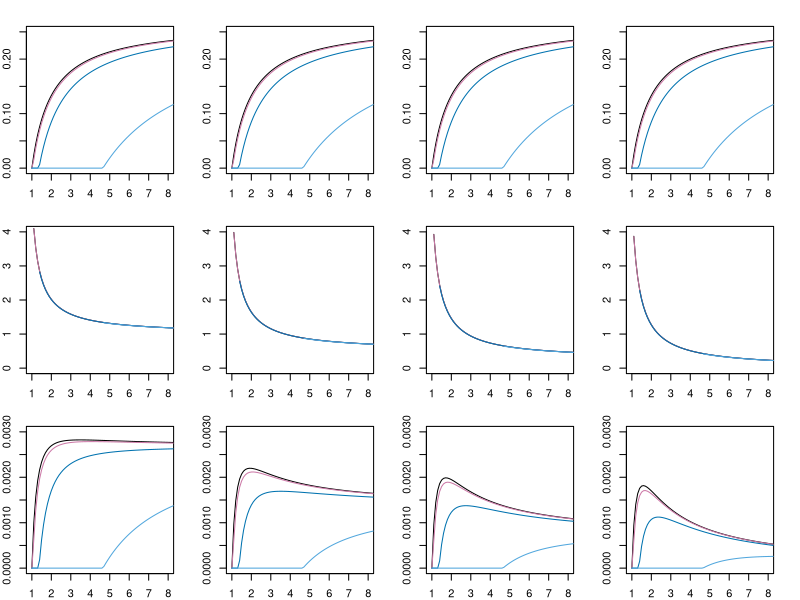
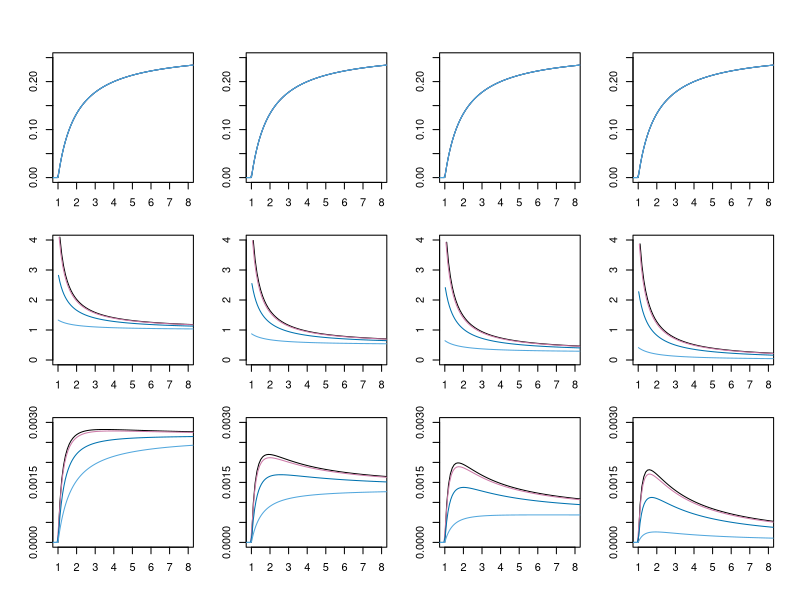

These figures' R source, in order: (Note: this script raises an error after producing the figures.)
ODE_SIRS_prop_vacc_v3 <- function(Time, State, Pars){
  # This function simulate the time course of the mathematical model (see Fig. 1C and supplementary methods) for given parameters:
  # Ntot: total number of the population
  # beta.param: infectious rate
  # gamma.param: recovery rate
  # omega_RL: waining rate of the infection-preventing immunity (R -> S_L)
  # omega_LH: waining rate of the severity-reducing immunity (S_L -> S_H)
  # v: daily vaccination rate among susceptible populations.
  # h_S: probability of experiencing severe disases when an individual from S_H get infected.
  # l_S: probability of experiencing severe disases when an individual from S_L get infected. 
  # Because of the severity-reducing immunity of S_L population, l_S < h_S.
  
  with(as.list(c(State, Pars)), {
    dS_H = -v * S_H - beta.param * S_H * (I_M + I_S) / Ntot + omega_LH * S_L
    dS_L = -v * S_L - beta.param * S_L * (I_M + I_S) / Ntot - omega_LH * S_L + omega_RL * R
    dI_M = beta.param / Ntot * (I_M + I_S) * ((1-h_S)*S_H + (1-l_S)*S_L) - gamma.param * I_M
    dI_S = beta.param / Ntot * (I_M + I_S) * (h_S*S_H + l_S*S_L) - gamma.param * I_S
    dR = v * (S_H + S_L) + gamma.param * (I_M + I_S) - omega_RL * R
    return(list(c(dS_H, dS_L, dI_M, dI_S, dR)))
  })
}

SS_SIRS_prop_vacc_v3 <- function(Ntot, beta.param, gamma.param, omega_RL, omega_LH, v, h_S, l_S){
  # This function calculate the steady-state values of the mathematical model (see Fig. 1C and supplementary methods) for given parameters:
  # Ntot: total number of the population
  # beta.param: infectious rate
  # gamma.param: recovery rate
  # omega_RL: waining rate of the infection-preventing immunity (R -> S_L)
  # omega_LH: waining rate of the severity-reducing immunity (S_L -> S_H)
  # v: daily vaccination rate among susceptible populations.
  # h_S: probability of experiencing severe disases when an individual from S_H get infected.
  # l_S: probability of experiencing severe disases when an individual from S_L get infected. 
  # Because of the severity-reducing immunity of S_L population, l_S < h_S.
  
  if(gamma.param/beta.param < omega_RL/(omega_RL+v)){
    Stot_inf = gamma.param/beta.param * Ntot
    Itot_inf = 1/(beta.param*(omega_RL + gamma.param)) * (omega_RL*beta.param - omega_RL*gamma.param - v * gamma.param) * Ntot
    R_inf = Ntot - Stot_inf - Itot_inf
    S_L_inf = omega_RL * R_inf/(v + omega_LH + beta.param * Itot_inf / Ntot)
    S_H_inf = Stot_inf - S_L_inf
    I_S_inf = beta.param * Itot_inf / (Ntot *gamma.param) *((h_S*S_H_inf + l_S*S_L_inf))
    I_M_inf = beta.param * Itot_inf / (Ntot *gamma.param) *(((1-h_S)*S_H_inf + (1-l_S)*S_L_inf))
  }else{
    Stot_inf = gamma.param/beta.param * Ntot
    Itot_inf = 0
    R_inf = Ntot - Stot_inf - Itot_inf
    S_L_inf = omega_RL * R_inf/(v + omega_LH)
    S_H_inf = Stot_inf - S_L_inf
    I_S_inf = 0
    I_M_inf = 0
  }
  return(list(S_H_inf = S_H_inf, S_L_inf=S_L_inf, I_S_inf=I_S_inf, I_M_inf=I_M_inf, R_inf=R_inf))
}


# install.packages("deSolve") # Before the first execution of the code, the package for numerical ODE solver, 'deSolve', has to be installed once.
# library("deSolve") # When R session is newly open, deSolve package should be called. 

####### ===================== FIGURE production ======================== ######

#### FIG 2 (R0 and original parameter) and S2 (R0 and altered gamma, w1, and w2) ===========

S_H_init = 5*10^7
S_L_init = 0
I_M_init = 4750
I_S_init = 250
R_init = 0
yinit = c(S_H = S_H_init, S_L = S_L_init, I_M = I_M_init, I_S = I_S_init, R = R_init)

# for FIG 2
omega_RLtmp = 1/365 * 1
omega_LHtmp = 1/365 * 1/3 
gam = 1/10

betalist = seq(from = gam, by = 0.01, to = 16*gam)
vacc.rate.list0 = c(0, 0.0001, 0.001, 0.01)


# for FIG S2
# omega_RLtmp = 1/365 * 1/1.5
# omega_LHtmp = 1/365 * 1/6 
# gam = 1/4

par(mfrow = c(3, 4))
par(mar = c(2,2,2,2))
for(ii in 1:3){
  for(imm_efficacy in c(0.8,0.9,0.95,1)){
    
    ISlist = matrix(NA, nrow = length(betalist), ncol = length(vacc.rate.list0))
    h_S = 0.05
    l_S = h_S * (1-imm_efficacy)
    for(bbid in 1:length(betalist)){
      for(vacc.id in 1:length(vacc.rate.list0)){
        vacc = vacc.rate.list0[vacc.id]
        bb = betalist[bbid]
        out1 = SS_SIRS_prop_vacc_v3(sum(yinit), beta.param = bb, gamma.param = gam, omega_RL = omega_RLtmp, omega_LH = omega_LHtmp, v = vacc,
                                    h_S = h_S, l_S = l_S)
        if(ii == 1){
          # 1. Daily infection cases
          ylim.max = 0.25
          ISlist[bbid, vacc.id] = gam * (out1$I_M_inf + out1$I_S_inf) / sum(yinit) * 100
          
        }else if(ii == 2){
          # 2. ratio for progression of severe disease, i.e., I_S / (I_M + I_S)
          ylim.max = 4
          if((out1$I_M_inf + out1$I_S_inf) == 0){
            ISlist[bbid, vacc.id] = NA
          }else{
            ISlist[bbid, vacc.id] = out1$I_S_inf/(out1$I_M_inf + out1$I_S_inf) * 100
          }
        }else if(ii == 3){
          # 1. Daily severe cases
          ylim.max = 30*10^(-4)
          ISlist[bbid, vacc.id] = gam * out1$I_S_inf / sum(yinit) * 100
        }else{
          if (out1$S2_inf == 0){
            ISlist[bbid, vacc.id] = NA
          }else{
            ISlist[bbid, vacc.id] = out1$S_H_inf / out1$S_L_inf * 100
          }
        }
      }
    }
    
    plot(betalist / gam, ISlist[,1], type = "l", col = 1, 
         ylim = c(0, ylim.max), ylab = "", 
         # xlim = c(0, max(betalist / gam)), lwd = 2, cex.lab = 2)
         xlim = c(1, 8), lwd = 1, cex.lab = 2)#, log = "x" # , xaxt="n": remove xtick
    # axis(side=1, at=c(1,2,4,8,16))
    collist = matrix(c(0,0,0,
                       204,121,167,
                       0,114,175,
                       82,167,221,
                       0,158,115,
                       213,94,0)/255, ncol = 3, byrow=TRUE)
    for(colid in 2:length(vacc.rate.list0)){
      lines(betalist / gam, ISlist[,colid], col = rgb(collist[colid,1],collist[colid,2],collist[colid,3]), lwd = 1)
    }
  }
}

#### FIG S1 (Rv and original parameter) ===========

# for FIG S1
omega_RLtmp = 1/365 * 1
omega_LHtmp = 1/365 * 1/3 
gam = 1/10

par(mfrow = c(3, 4), mar = c(2,2,2,2), oma = c(2, 2, 2, 0))

for(ii in 1:3){
  for(imm_efficacy in c(0.8,0.9,0.95,1)){
    betalist = seq(from = gam, by = 0.01, to = 60*gam)
    ISlist = matrix(NA, nrow = length(betalist), ncol = length(vacc.rate.list0))
    h_S = 0.05
    l_S = h_S * (1-imm_efficacy)
    for(bbid in 1:length(betalist)){
      for(vacc.id in 1:length(vacc.rate.list0)){
        vacc = vacc.rate.list0[vacc.id]
        bb = betalist[bbid]
        out1 = SS_SIRS_prop_vacc_v3(sum(yinit), beta.param = bb, gamma.param = gam, omega_RL = omega_RLtmp, omega_LH = omega_LHtmp, v = vacc,
                                    h_S = h_S, l_S = l_S)
        if(ii == 1){
          # 1. Daily infection cases
          ylim.max = 0.25
          ISlist[bbid, vacc.id] = gam * (out1$I_M_inf + out1$I_S_inf) / sum(yinit) * 100
          
        }else if(ii == 2){
          # 2. ratio for progression of severe disease, i.e., I_S / (I_M + I_S)
          ylim.max = 4
          if((out1$I_M_inf + out1$I_S_inf) == 0){
            ISlist[bbid, vacc.id] = NA
          }else{
            ISlist[bbid, vacc.id] = out1$I_S_inf/(out1$I_M_inf + out1$I_S_inf) * 100
          }
        }else if(ii == 3){
          # 1. Daily severe cases
          ylim.max = 30*10^(-4)
          ISlist[bbid, vacc.id] = gam * out1$I_S_inf / sum(yinit) * 100
        }else{
          if (out1$S2_inf == 0){
            ISlist[bbid, vacc.id] = NA
          }else{
            ISlist[bbid, vacc.id] = out1$S_H_inf / out1$S_L_inf * 100
          }
        }
      }
    }
    
    plot(betalist / gam * (omega_RLtmp/(vacc.rate.list0[1] + omega_RLtmp)), ISlist[,1], type = "l", col = 1, 
         ylim = c(0, ylim.max), ylab = "", xlim = c(1, 8), lwd = 1, cex.lab = 2)
    collist = matrix(c(0,0,0,
                       204,121,167,
                       0,114,175,
                       82,167,221,
                       0,158,115,
                       213,94,0)/255, ncol = 3, byrow=TRUE)
    for(colid in 2:length(vacc.rate.list0)){
      lines(betalist / gam * (omega_RLtmp/(vacc.rate.list0[colid] + omega_RLtmp)), ISlist[,colid], col = rgb(collist[colid,1],collist[colid,2],collist[colid,3]), lwd = 1)
    }
  }
}
# mtext(text = "Basic reproduction number (R0)", cex = 1.5, side = 1, outer = TRUE)
# mtext(text = "Daily severe cases (%)", cex = 1, side = 2, adj = 0, outer = TRUE)
# mtext(text = "Severity rate (%)", cex = 1, side = 2, adj = 0.5, outer = TRUE)
# mtext(text = "Daily infection cases (%)", cex = 1, side = 2, adj = 1, outer = TRUE)

#### Figure for time course -- FIGURE 3 in the paper ==

# Time course of daily infection cases -- FIGURE 3A, 3D, S3 in the paper ==
par(mfrow = c(1,3))
gam = 1/10
vacc = 0.001
omega_RLparam = 1/365
omega_LHparam = 1/365 * 1/3
h_S = 0.05
l_S = 0.0025
times = seq(from = 0, to = 5000, by = 0.5)
betalist = c(seq(from = 0.16, by = 0.02, to = 0.3))
xlim_list = matrix(c(0, 2000, 
                     0, 2000, 
                     0, 2000), ncol = 2, byrow = TRUE)
ylim_list = matrix(c(0, 2.5, 
                     0, 1, 
                     0, 1), ncol = 2, byrow = TRUE)

for(imm_init_id in 1:3){
  imm_init = c(0.1, 0.5, 0.8)[imm_init_id]
  yinit_trans_v2 = c(S_H = (1-imm_init)*5*10^7, S_L = 0, I_M = 4750, I_S = 250, R = imm_init*5*10^7)

  Imat = matrix(NA, nrow = length(times), ncol = length(betalist))
  
  for(bid in 1:length(betalist)){
    bb = betalist[bid]
    pars_trans_v2 = c(beta.param = bb, gamma.param = gam, omega_RL = omega_RLparam, 
                      omega_LH = omega_LHparam, v = vacc, h_S, l_S, Ntot = sum(yinit_trans_v2))
    out_trans = as.data.frame(ode(yinit_trans_v2, times, ODE_SIRS_prop_vacc_v3, pars_trans_v2))
    Imat[, bid] = gam *(out_trans$I_M + out_trans$I_S)/sum(yinit_trans_v2) * 100
  }
  
  for(bid in 1:length(betalist)){
    if(bid == 1){
      plot(times,  Imat[, bid], type = "l", col =  rgb(bid/length(betalist), 0, 0,maxColorValue = 1), 
           xlim = xlim_list[imm_init_id,], ylim = ylim_list[imm_init_id,], 
           xlab = "Time (day)", ylab = paste("Daily infection cases (Initial R: ",imm_init*100,"%)", sep = ""), cex.lab = 1.5)
    }else{
      lines(times, Imat[, bid], type = "l", col =  rgb(bid/length(betalist), 0, 0,maxColorValue = 1))
    }
  }
}

# Time course of severity rate -- FIGURE 3B,3E, S3 in the paper ==
par(mfrow = c(1,3))
gam = 1/10
vacc = 0.001
omega_RLparam = 1/365
omega_LHparam = 1/365 * 1/3
h_S = 0.05
l_S = 0.0025
times = seq(from = 0, to = 5000, by = 0.5)
betalist = c(seq(from = 0.16, by = 0.02, to = 0.3))
xlim_list = matrix(c(0, 2000, 
                     0, 2000, 
                     0, 2000), ncol = 2, byrow = TRUE)
ylim_list = matrix(c(0, 5, 
                     0, 5, 
                     0, 5), ncol = 2, byrow = TRUE)

for(imm_init_id in 1:3){
  imm_init = c(0.1, 0.5, 0.8)[imm_init_id]
  yinit_trans_v2 = c(S_H = (1-imm_init)*5*10^7, S_L = 0, I_M = 4750, I_S = 250, R = imm_init*5*10^7)
  
  Imat = matrix(NA, nrow = length(times), ncol = length(betalist))
  
  for(bid in 1:length(betalist)){
    bb = betalist[bid]
    pars_trans_v2 = c(beta.param = bb, gamma.param = gam, omega_RL = omega_RLparam, 
                      omega_LH = omega_LHparam, v = vacc, h_S, l_S, Ntot = sum(yinit_trans_v2))
    out_trans = as.data.frame(ode(yinit_trans_v2, times, ODE_SIRS_prop_vacc_v3, pars_trans_v2))
    Imat[, bid] = out_trans$I_S/(out_trans$I_M + out_trans$I_S) * 100
  }
  
  for(bid in 1:length(betalist)){
    if(bid == 1){
      plot(times,  Imat[, bid], type = "l", col =  rgb(bid/length(betalist), 0, 0,maxColorValue = 1), 
           xlim = xlim_list[imm_init_id,], ylim = ylim_list[imm_init_id,], 
           xlab = "Time (day)", ylab = paste("Severity rate (Initial R: ",imm_init*100,"%)", sep = ""), cex.lab = 1.5)
    }else{
      lines(times, Imat[, bid], type = "l", col =  rgb(bid/length(betalist), 0, 0,maxColorValue = 1))
    }
  }
}



#### Figure for sever infectious -- FIGURE 3C in the paper

# Time course of daily sever cases -- FIGURE 3C,3F,3H, S3 in the paper ==
par(mfrow = c(1,3))
gam = 1/10
vacc = 0.001
omega_RLparam = 1/365
omega_LHparam = 1/365 * 1/3
h_S = 0.05
l_S = 0.0025
times = seq(from = 0, to = 5000, by = 0.5)
betalist = c(seq(from = 0.16, by = 0.02, to = 0.3))
xlim_list = matrix(c(0, 2000, 
                     0, 2000, 
                     0, 2000), ncol = 2, byrow = TRUE)
ylim_list = matrix(c(0, 1.1, 
                     0, 0.25, 
                     0, 0.12), ncol = 2, byrow = TRUE)

for(imm_init_id in 1:3){
  imm_init = c(0.1, 0.5, 0.8)[imm_init_id]
  yinit_trans_v2 = c(S_H = (1-imm_init)*5*10^7, S_L = 0, I_M = 4750, I_S = 250, R = imm_init*5*10^7)
  
  Imat = matrix(NA, nrow = length(times), ncol = length(betalist))
  
  for(bid in 1:length(betalist)){
    bb = betalist[bid]
    pars_trans_v2 = c(beta.param = bb, gamma.param = gam, omega_RL = omega_RLparam, 
                      omega_LH = omega_LHparam, v = vacc, h_S, l_S, Ntot = sum(yinit_trans_v2))
    out_trans = as.data.frame(ode(yinit_trans_v2, times, ODE_SIRS_prop_vacc_v3, pars_trans_v2))
    Imat[, bid] = out_trans$I_S/sum(yinit_trans_v2) * 100
  }
  
  for(bid in 1:length(betalist)){
    if(bid == 1){
      plot(times,  Imat[, bid], type = "l", col =  rgb(bid/length(betalist), 0, 0,maxColorValue = 1), 
           xlim = xlim_list[imm_init_id,], ylim = ylim_list[imm_init_id,], 
           xlab = "Time (day)", ylab = paste("Daily severe cases (Initial R: ",imm_init*100,"%)", sep = ""), cex.lab = 1.5)
    }else{
      lines(times, Imat[, bid], type = "l", col =  rgb(bid/length(betalist), 0, 0,maxColorValue = 1))
    }
  }
}



# Time to reach steay state -- FIGURE 3G in the paper ==
par(mfrow = c(1,1))
gam = 1/10
vacc = 0.001
omega_RLparam = 1/365
omega_LHparam = 1/365 * 1/3
h_S = 0.05
l_S = 0.0025
times = seq(from = 0, to = 5000, by = 0.5)
betalist = c(seq(from = 0.16, by = 0.02, to = 0.3))
xlim_list = matrix(c(0, 2000, 
                     0, 2000, 
                     0, 2000), ncol = 2, byrow = TRUE)
ylim_list = matrix(c(0, 1.1, 
                     0, 0.25, 
                     0, 0.12), ncol = 2, byrow = TRUE)

ss_thres = 0.3

imm_init = 0.8
yinit_trans_v2 = c(S_H = (1-imm_init)*5*10^7, S_L = 0, I_M = 4750, I_S = 250, R = imm_init*5*10^7)

Imat = matrix(NA, nrow = length(times), ncol = length(betalist))
I_res_mat = matrix(NA, nrow = length(times), ncol = length(betalist))
TTS_list = rep(NA, length(betalist))

for(bid in 1:length(betalist)){
  bb = betalist[bid]
  pars_trans_v2 = c(beta.param = bb, gamma.param = gam, omega_RL = omega_RLparam, 
                    omega_LH = omega_LHparam, v = vacc, h_S, l_S, Ntot = sum(yinit_trans_v2))
  
  out_trans = as.data.frame(ode(yinit_trans_v2, times, ODE_SIRS_prop_vacc_v3, pars_trans_v2))
  Imat[, bid] = out_trans$I_S
  out1 = SS_SIRS_prop_vacc_v3(sum(yinit_trans_v2), beta.param = bb, gamma.param = gam, omega_RL = omega_RLtmp, omega_LH = omega_LHtmp, v = vacc,
                              h_S = h_S, l_S = l_S)
  IS_SS = out1$I_S_inf
  I_res_mat[,bid] = abs(Imat[,bid] - IS_SS) / IS_SS
  for(bid in 1:length(betalist)){
    TTS_list[bid] = max(which(I_res_mat[,bid] > ss_thres))
  }
}

plot(betalist*10, TTS_list/365, xlab = "R0", ylab = "Time to steady state (year)", 
     ylim = c(1,12), cex.lab = 1.3, cex =2, pch = 16, col = rgb((1:8)/8, 0, 0,maxColorValue = 1))



